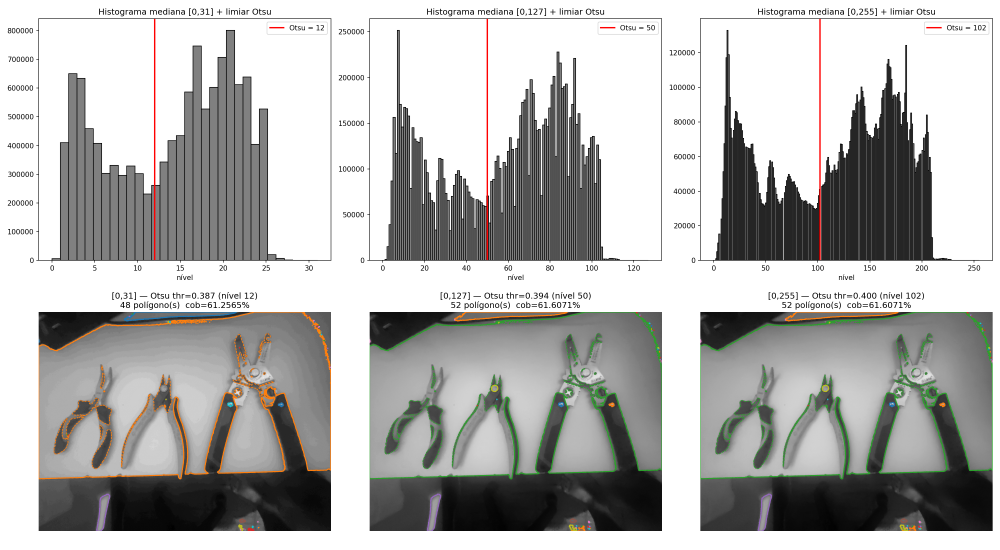
#> input picture experimentos/2026-07-01_mediana_otsu_grid/contornos_otsu_31_127_255.png, 3000 x 1650 px, given in place of IMG_20260602_185719031.jpg, which was not available (shown at 1/3 size)
$ python viz_contorno_mediana16_otsu.py
#> lines starting #> are read from the running program, lines starting #| are printed output that depends on the picture; after the words box and inside, x2 and y2 are one past the last pixel; in counts of white or black regions, pixels touching at a corner belong together; pictures that were not available may be replaced by others from this repository, and a replacement may not be noted
### core/vetorizador_raster.py
"""
core/vetorizador_raster.py — conversão raster→vector estilo GIS.

Converte a superfície de object-ness (`AnaliseCena.superficie`, grid de blocos
(Hb,Wb) com valores [0,1]) em polígonos vetoriais Shapely via isocontours
(marching squares do scikit-image).

Pipeline:
    1. Binariza superficie com threshold (ISOCONTOUR_THRESHOLD).
    2. Rotula componentes conectados (scipy.ndimage.label).
    3. Para cada região, extrai contorno externo (shell) e furos (holes)
       via cv2.findContours com RETR_CCOMP (hierarquia pai/filho).
    4. Monta Shapely Polygon(shell, holes=[...]) — furos abaixo de
       MIN_AREA_PIXEL são ignorados.
    5. Valida e filtra polígonos (is_valid, área mínima, vértices mínimos).
    6. Calcula atributos por polígono (id, area, centroid, vertices,
       confidence, n_holes).
    7. Calcula iou_vs_claude quando bboxes_claude são fornecidas.
    8. Exporta FeatureCollection GeoJSON.
    9. Mede e loga latência.

Novo helper público:
    casar_poligono_a_bbox(resultado_vet, bbox, shape) -> str
        Casa o melhor polígono de `resultado_vet` a `bbox` por IoU e retorna
        o GeoJSON Feature correspondente, ou "" se nenhum casar acima de
        IOU_MATCH_MIN.

Uso típico (aditivo, sem alterar pipeline existente):
    from core.vetorizador_raster import vetorizar_superficie, casar_poligono_a_bbox
    resultado = vetorizar_superficie(cena.superficie, bboxes_claude=bboxes)
    for obj_bbox in bboxes:
        geom = casar_poligono_a_bbox(resultado, obj_bbox, cena.superficie.shape)
"""
from __future__ import annotations

import json
import logging
import time
from typing import Optional

import cv2
import numpy as np
import scipy.ndimage
from shapely.geometry import Polygon, box, mapping

from core.config import (
    IOU_MATCH_MIN,
    ISOCONTOUR_THRESHOLD,
    MIN_AREA_PIXEL,
    MIN_POLYGON_VERTICES,
)

_log = logging.getLogger("casaiq.vetorizador_raster")


# [195 lines left out: functions _calcular_iou_vs_claude, _extrair_poligono_com_furos, casar_poligono_a_bbox, not called in this run]


def vetorizar_superficie(
    superficie: np.ndarray,
    *,
    threshold: float = ISOCONTOUR_THRESHOLD,
    min_area: float = MIN_AREA_PIXEL,
    bboxes_claude: Optional[list[dict]] = None,
) -> dict:
    """Converte a superfície de object-ness em polígonos vetoriais.

    Modela furos internos (holes) via cv2.findContours com RETR_CCOMP:
    regiões de baixa object-ness cercadas por shell de alta intensidade são
    representadas como interiores (Polygon.interiors) e descontadas da área.

    Args:
        superficie: array float32 (Hb, Wb) com valores [0, 1] representando
                    a intensidade de "object-ness" em cada bloco.
        threshold:  limiar de binarização para a isocontorno (default ISOCONTOUR_THRESHOLD).
        min_area:   área mínima em pixels de bloco para aceitar um polígono
                    (default MIN_AREA_PIXEL). Furos menores que este valor
                    também são ignorados.
        bboxes_claude: lista de bboxes normalizadas {x1, y1, x2, y2} ∈ [0,1]
                       retornadas pelo Claude. Quando fornecidas, calcula
                       iou_vs_claude para cada polígono.

    Returns:
        dict com chaves:
            'geometries':  list[Polygon]  — polígonos Shapely válidos (com furos).
            'attributes':  list[dict]     — atributos por polígono (mesma ordem).
                           Inclui 'n_holes' (int) além dos campos v1.
            'geojson':     str            — JSON de FeatureCollection parseável.
            'stats':       dict           — total_polys, total_area, coverage_pct.
            'performance': dict           — latency_ms, threshold_used.
    """
    t0 = time.perf_counter()

    superficie = np.asarray(superficie, dtype=np.float32)
    Hb, Wb = superficie.shape

    # ── 1. Binarização ───────────────────────────────────────────────────────
    mask = superficie > threshold

    # Estrutura de retorno vazia para caso degenerado
    # [8 lines left out: function _vazio, not called in this run]

    if not mask.any():
        _log.info("vetorizar_raster_superficie_vazia", extra={"threshold": threshold})
        return _vazio((time.perf_counter() - t0) * 1000)

    # ── 2. Rotulação de componentes conectados ───────────────────────────────
    labeled, n_labels = scipy.ndimage.label(mask)

    geometries: list[Polygon] = []
    attributes: list[dict] = []

    poly_id = 0

    for label_val in range(1, n_labels + 1):
        regiao_mask = labeled == label_val

        # Filtro de área por contagem de pixels da região (antes de vetorizar).
        # Mais confiável que poly.area: o contorno cv2 é traçado pelo interior
        # dos pixels, então poly.area ≈ area_pixels − perímetro/2 para formas
        # pequenas. Usar regiao_mask.sum() garante que MIN_AREA_PIXEL reflete
        # literalmente "número de pixels de bloco" da região.
        area_pixels = int(regiao_mask.sum())
        if area_pixels < min_area:
            continue

        # ── 3. Extração de contornos com suporte a furos ─────────────────────
        # cv2.findContours(RETR_CCOMP) distingue shell (parent==-1) de holes
        # (parent>=0). Furos com área < min_area são ignorados.
        poly = _extrair_poligono_com_furos(regiao_mask, min_area)
        if poly is None:
            continue

        # ── 4. Validação do polígono ─────────────────────────────────────────
        if not poly.is_valid:
            poly = poly.buffer(0)  # tenta corrigir auto-interseção

        # Se buffer(0) resultou em MultiPolygon, usar o maior
        from shapely.geometry import MultiPolygon
        if isinstance(poly, MultiPolygon):
            poly = max(poly.geoms, key=lambda p: p.area)

        if not poly.is_valid or poly.is_empty:
            continue

        if poly.is_empty or poly.area <= 0:
            continue

        # Recontagem de vértices após possível buffer
        n_vertices = len(poly.exterior.coords)
        if n_vertices < MIN_POLYGON_VERTICES:
            continue

        # ── 5. Atributos ─────────────────────────────────────────────────────
        cx, cy = poly.centroid.x, poly.centroid.y

        # Confiança: média da superfície dentro da máscara da região
        vals_regiao = superficie[regiao_mask]
        confianca = float(np.clip(vals_regiao.mean(), 0.0, 1.0))

        # IoU vs Claude
        iou = _calcular_iou_vs_claude(poly, bboxes_claude or [], (Hb, Wb))

        # Número de furos internos (holes) do polígono
        n_holes = len(list(poly.interiors))

        poly_id += 1
        atributos = {
            "id":          poly_id,
            "area":        round(float(poly.area), 4),
            "centroid":    (round(cx, 4), round(cy, 4)),
            "vertices":    n_vertices,
            "confidence":  round(confianca, 4),
            "iou_vs_claude": iou,
            "n_holes":     n_holes,
        }

        _log.info("poligono_vetorizado", extra={
            "id":         poly_id,
            "area":       atributos["area"],
            "centroid":   atributos["centroid"],
            "vertices":   atributos["vertices"],
            "confidence": atributos["confidence"],
            "n_holes":    n_holes,
        })

        geometries.append(poly)
        attributes.append(atributos)

    # ── 6. GeoJSON FeatureCollection ─────────────────────────────────────────
    features = []
    for poly, attr in zip(geometries, attributes):
        features.append({
            "type": "Feature",
            "geometry": mapping(poly),
            "properties": attr,
        })
    geojson_str = json.dumps({"type": "FeatureCollection", "features": features})

    # ── 7. Estatísticas ───────────────────────────────────────────────────────
    total_area = sum(a["area"] for a in attributes)
    area_total_superficie = float(Hb * Wb)
    coverage_pct = round(100.0 * total_area / area_total_superficie, 4) if area_total_superficie > 0 else 0.0

    latencia_ms = (time.perf_counter() - t0) * 1000

    _log.info("vetorizar_raster_resumo", extra={
        "total_polys":   len(geometries),
        "total_area":    round(total_area, 4),
        "coverage_pct":  coverage_pct,
        "latency_ms":    round(latencia_ms, 3),
        "threshold_used": threshold,
        "geojson_len":   len(geojson_str),
    })

    return {
        "geometries": geometries,
        "attributes": attributes,
        "geojson":    geojson_str,
        "stats": {
            "total_polys":  len(geometries),
            "total_area":   round(total_area, 4),
            "coverage_pct": coverage_pct,
        },
        "performance": {
            "latency_ms":    round(latencia_ms, 3),
            "threshold_used": threshold,
        },
    }

### experimentos/2026-07-01_mediana_otsu_grid/viz_contorno_mediana16_otsu.py
import sys, json
import numpy as np
from PIL import Image
import matplotlib.pyplot as plt
from shapely.geometry import shape
from skimage.filters import threshold_otsu

sys.path.insert(0, '/home/cuco/projetos/casaiq')
from core.vetorizador_raster import vetorizar_superficie

IMG_PATH = "/home/cuco/Downloads/IMG_20260602_185719031.jpg"
LIM = 15

img = np.array(Image.open(IMG_PATH).convert("RGB")).astype(np.float64)
pc_median = np.median(img, axis=2)
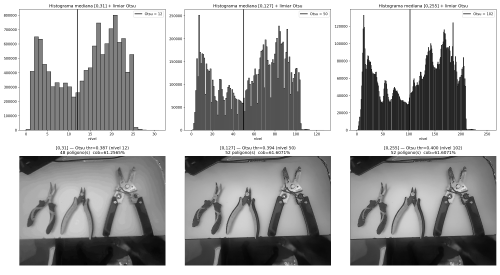
#> pc_median: shape (1650, 3000) float64 (shown at 1/6 size); min 0, max 255, mean 178.7
pmin, pmax = pc_median.min(), pc_median.max()
#> pmin = 0; pmax = 255
mediana16 = np.round((pc_median - pmin) / (pmax - pmin) * LIM).astype(np.int32)
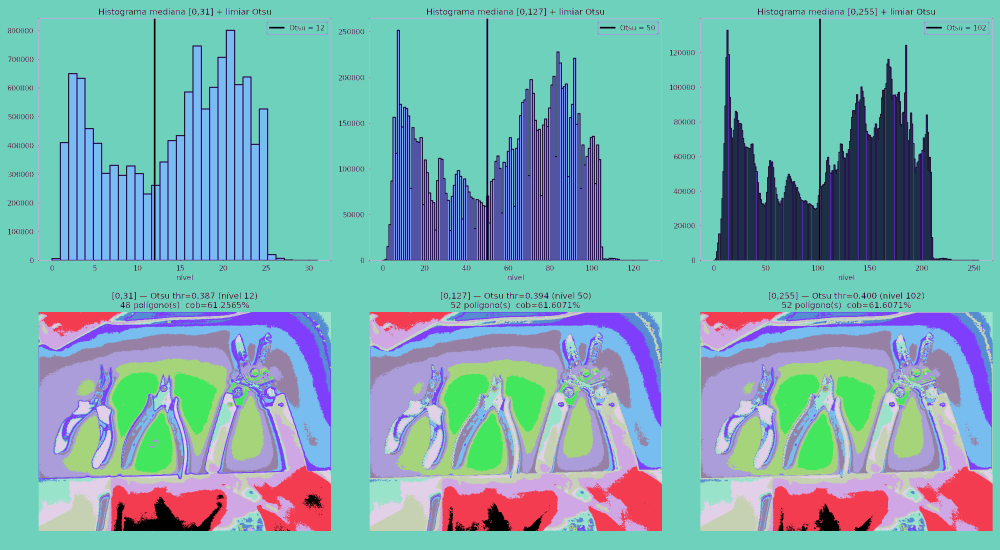
#> mediana16: shape (1650, 3000) int32 (shown at 1/3 size); 16 distinct labels, from 0 to 15; one colour per label, 0 black
superficie = (mediana16 / LIM).astype(np.float32)

# Otsu direto sobre os níveis discretos [0,15] (16 bins naturais)
otsu_nivel = threshold_otsu(mediana16.astype(np.uint8))
#> otsu_nivel = 9
otsu_thr_norm = otsu_nivel / LIM
#> otsu_thr_norm = 0.6

print(f"Otsu (nível [0,{LIM}]) = {otsu_nivel}  ->  threshold normalizado = {otsu_thr_norm:.4f}")
#| Otsu (nível [0,15]) = 9  ->  threshold normalizado = 0.6000

res = vetorizar_superficie(superficie, threshold=otsu_thr_norm)
#> in vetorizar_superficie, `mask = superficie > threshold`:
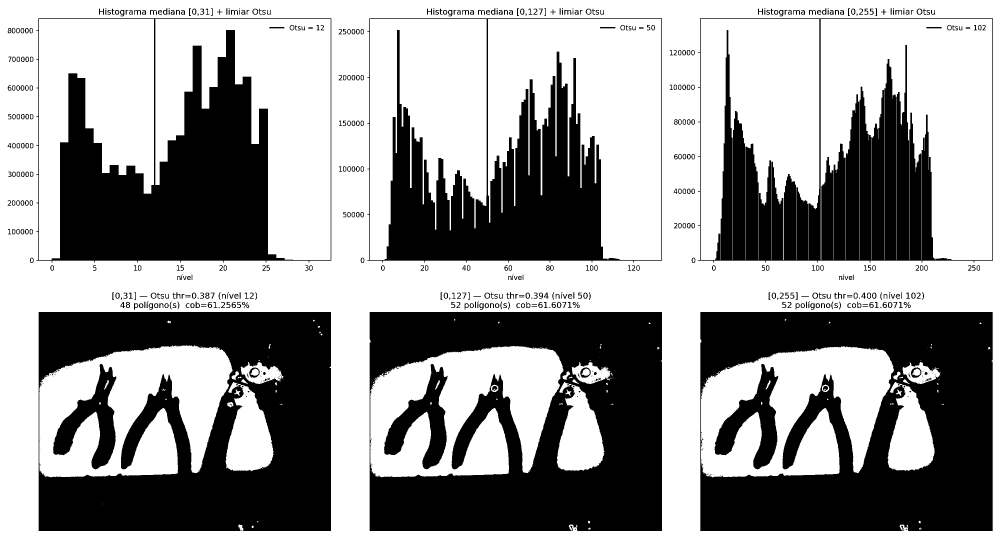
#> mask: shape (1650, 3000) bool (shown at 1/3 size); 60.6% white; 712 black regions (221 under 20 px), largest, box (x1, y1, x2, y2) and area: (2101, 936, 2978, 1593) 379449, (1109, 936, 1986, 1593) 377569, (116, 936, 993, 1593) 375194
#> in vetorizar_superficie, `labeled, n_labels = scipy.ndimage.label(mask)`:
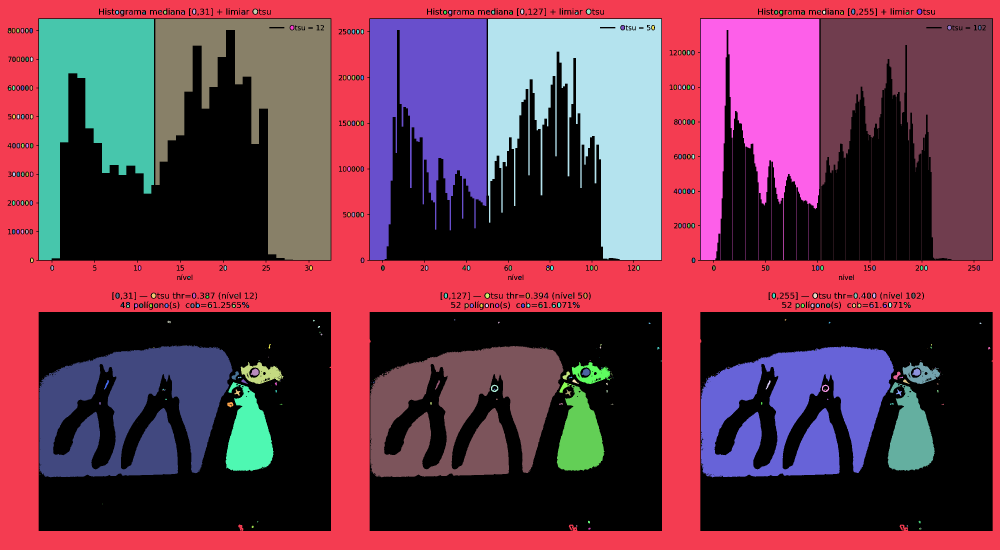
#> labeled: shape (1650, 3000) int32 (shown at 1/3 size); 465 distinct labels, from 0 to 464; one colour per label, 0 black
#> in vetorizar_superficie, `labeled, n_labels = scipy.ndimage.label(mask)`: n_labels = 464
#> the loop in vetorizar_superficie, `for label_val in range(1, n_labels + 1):` made 1 pass
#> area_pixels on pass 1: 1258843
#> pass 1, in vetorizar_superficie, `regiao_mask = labeled == label_val`:
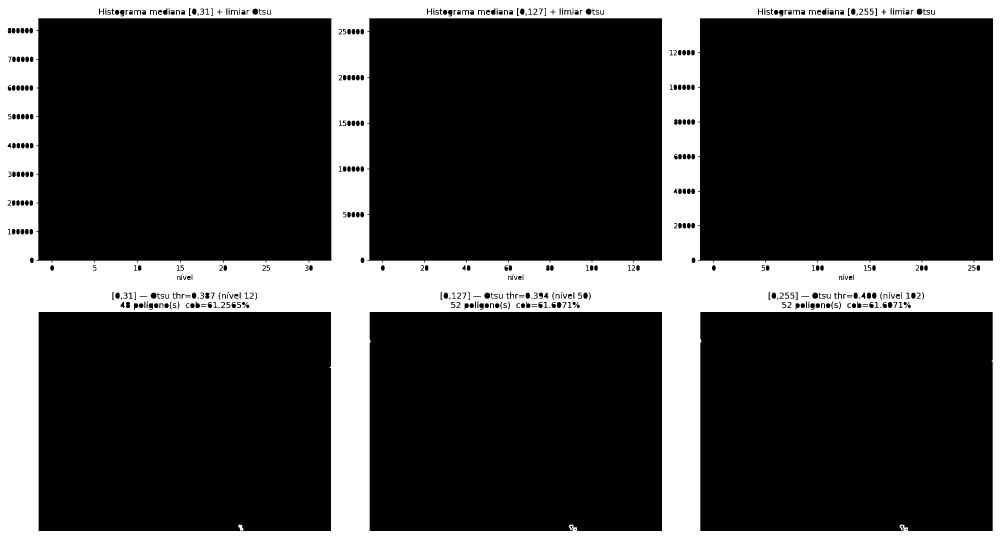
#> regiao_mask: shape (1650, 3000) bool (shown at 1/3 size); 25.4% white; 1 white region, box (x1, y1, x2, y2) and area: (0, 0, 3000, 1650) 1258843
#> after the loop in vetorizar_superficie, `for label_val in range(1, n_labels + 1):`: attributes = []; poly_id = 0
#> (the run stopped early here; a loop or call above may not have finished)

$ run again, on experimentos/2026-07-01_mediana_otsu_grid/contornos_otsu_3_7.png
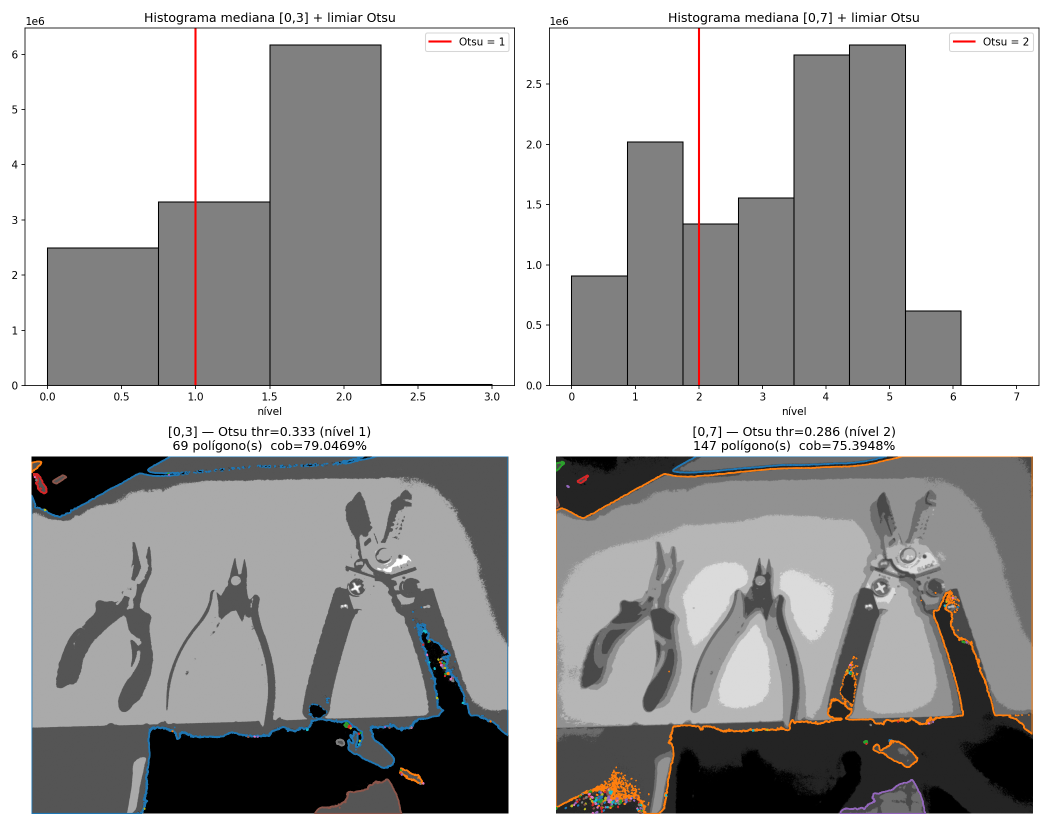
#> input picture experimentos/2026-07-01_mediana_otsu_grid/contornos_otsu_3_7.png, 2100 x 1650 px, given in place of IMG_20260602_185719031.jpg, which was not available (shown at 1/2 size)
#> pmin = 0; pmax = 255
#> mediana16: shape (1650, 2100) int32; 16 distinct labels, from 0 to 15
#> otsu_nivel = 10
#> otsu_thr_norm = 0.667
#| Otsu (nível [0,15]) = 10  ->  threshold normalizado = 0.6667
#> mask: shape (1650, 2100) bool; 47.2% white; 242 white regions (131 under 20 px), largest, box (x1, y1, x2, y2) and area: (0, 0, 2100, 1650) 672391, (1400, 57, 2077, 770) 248325, (393, 57, 1028, 770) 245525
#> in vetorizar_superficie, `labeled, n_labels = scipy.ndimage.label(mask)`:
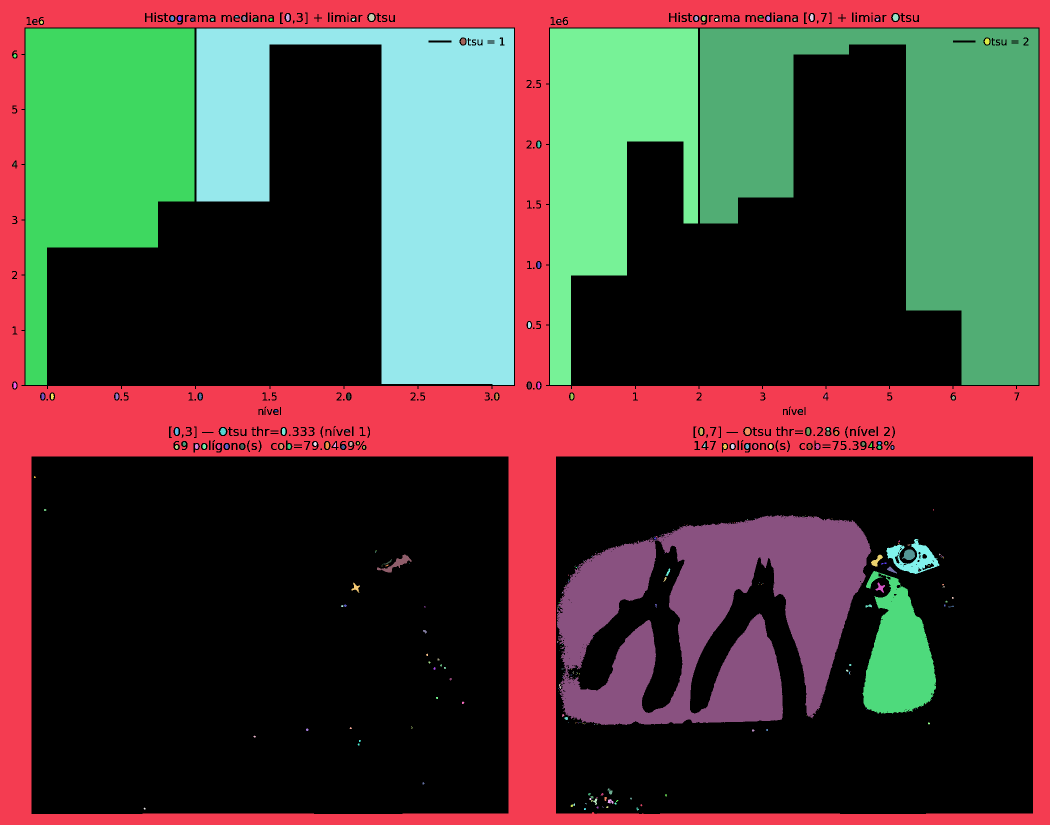
#> labeled: shape (1650, 2100) int32 (shown at 1/2 size); 320 distinct labels, from 0 to 319; one colour per label, 0 black
#> n_labels = 319
#> the loop in vetorizar_superficie, `for label_val in range(1, n_labels + 1):` made 1 pass
#> area_pixels on pass 1: 672391
#> pass 1, in vetorizar_superficie, `regiao_mask = labeled == label_val`:
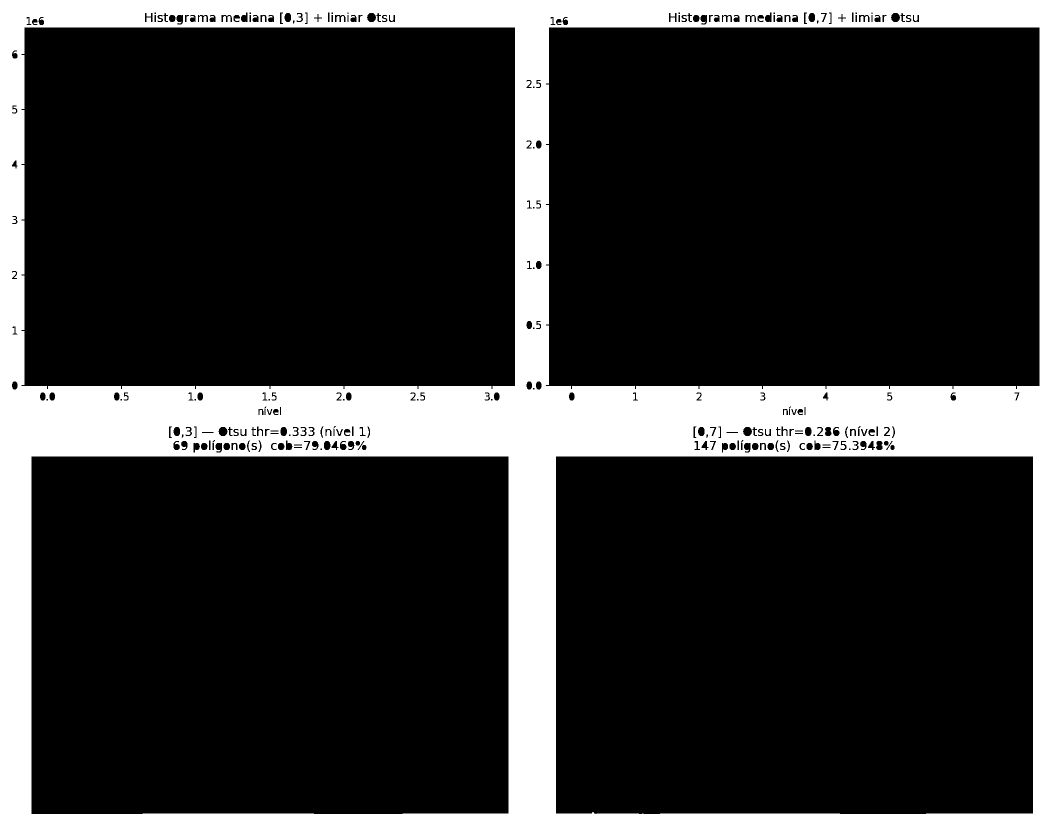
#> regiao_mask: shape (1650, 2100) bool (shown at 1/2 size); 19.4% white; 1 white region, box (x1, y1, x2, y2) and area: (0, 0, 2100, 1650) 672391
#> after the loop in vetorizar_superficie, `for label_val in range(1, n_labels + 1):`: attributes = []; poly_id = 0
